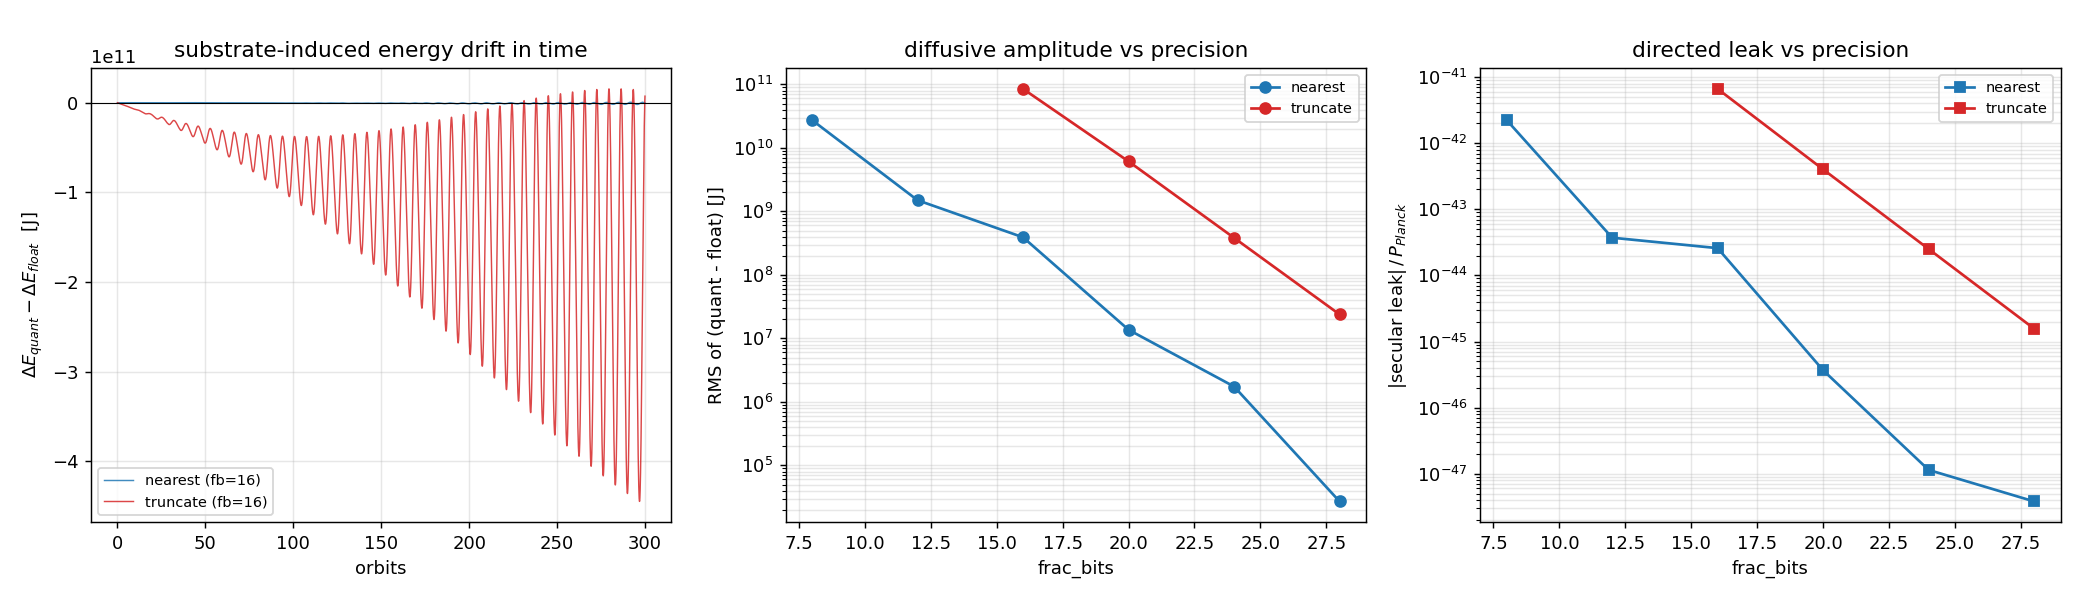

Write Python code to recreate this figure.
# stew_teeth.py
# The "version with teeth": fixed-point truncation lives INSIDE the leapfrog state,
# so rounding perturbs the trajectory itself. A float leapfrog runs alongside as the
# control. We then ask of the *mechanical* energy:
#   - is the non-conservation SECULAR (directed leak -> arrow of time) or DIFFUSIVE (noise)?
#   - how does it scale with register precision (frac_bits)?
#   - does it depend on whether the substrate rounds symmetrically or with bias?
# Yardstick: Planck power c^5/G.

import numpy as np, math

# ---- constants ----
G = 6.67430e-11
c = 299792458.0
M_sun = 1.98847e30
PLANCK_POWER = c**5 / G            # ~3.63e52 W, the natural luminosity scale

# ---- Paczynski-Wiita (dynamics only; redshift is a separate object, not used here) ----
def phi_pw(M, r):
    rs = 2*G*M/c**2
    return -G*M / (r - rs)

def accel_pw(M, r_vec):
    r = np.linalg.norm(r_vec)
    rs = 2*G*M/c**2
    a_mag = G*M / (r - rs)**2      # |dPhi/dr|
    return -a_mag * (r_vec / r)

def energy(M, pos, vel, m=1.0):
    return 0.5*m*np.dot(vel, vel) + m*phi_pw(M, np.linalg.norm(pos))

def v_circ_pw(M, r):
    rs = 2*G*M/c**2
    return math.sqrt(G*M*r/(r-rs)**2)

# ---- fixed-point grid (the substrate) ----
def quantize(x, SCALE, mode):
    # x: scalar or array. Returns value snapped to the register grid.
    s = x * SCALE
    if mode == "nearest":          # unbiased round-to-nearest (your to_reg convention)
        q = np.floor(s + 0.5)
    elif mode == "truncate":       # biased: drop low bits toward zero (real fixed-point truncation)
        q = np.trunc(s)
    else:
        raise ValueError(mode)
    return q / SCALE

# ---- one leapfrog step; if SCALE is not None the state is snapped to the grid ----
def leap_step(M, pos, vel, dt, SCALE=None, mode="nearest"):
    acc = accel_pw(M, pos)
    vel_h = vel + 0.5*dt*acc
    pos_n = pos + dt*vel_h
    acc_n = accel_pw(M, pos_n)
    vel_n = vel_h + 0.5*dt*acc_n
    if SCALE is not None:
        # truncation ENTERS the dynamics: the only state the universe keeps is on-grid
        pos_n = quantize(pos_n, SCALE, mode)
        vel_n = quantize(vel_n, SCALE, mode)
    return pos_n, vel_n

def run(M, a_factor=3.0, steps_per_orbit=200, norbits=300,
        frac_bits=None, mode="nearest", m_test=1.0):
    rs = 2*G*M/c**2
    a = a_factor*rs
    pos0 = np.array([a, 0.0, 0.0])
    vel0 = np.array([0.0, v_circ_pw(M, a), 0.0])
    P = 2*math.pi*a/np.linalg.norm(vel0)
    dt = P/steps_per_orbit
    nsteps = steps_per_orbit*norbits
    SCALE = (1 << frac_bits) if frac_bits is not None else None

    pos = quantize(pos0, SCALE, mode) if SCALE else pos0.copy()
    vel = quantize(vel0, SCALE, mode) if SCALE else vel0.copy()
    E0 = energy(M, pos, vel, m_test)

    t = np.empty(nsteps); dE = np.empty(nsteps)
    snap_events = 0; cum_abs_corr = 0.0     # honest, connected diagnostics
    for i in range(nsteps):
        if SCALE:
            pre_pos = pos + dt*(vel + 0.5*dt*accel_pw(M, pos))  # pre-snap drift, for correction size
        pos, vel = leap_step(M, pos, vel, dt, SCALE, mode)
        if SCALE:
            corr = np.linalg.norm(pos - pre_pos)
            if corr > 0: snap_events += 1
            cum_abs_corr += corr
        t[i] = (i+1)*dt
        dE[i] = energy(M, pos, vel, m_test) - E0
    return dict(t=t, dE=dE, E0=E0, dt=dt, nsteps=nsteps, P=P, rs=rs, a=a,
                snap_events=snap_events, cum_abs_corr=cum_abs_corr, frac_bits=frac_bits, mode=mode)

def split_secular_diffusive(t, dE):
    # secular = slope of linear fit (W, since dE in J and t in s); diffusive = RMS about the fit
    A = np.vstack([t, np.ones_like(t)]).T
    slope, intercept = np.linalg.lstsq(A, dE, rcond=None)[0]
    resid = dE - (slope*t + intercept)
    return slope, float(np.sqrt(np.mean(resid**2)))

if __name__ == "__main__":
    M = 10.0*M_sun
    print(f"Planck power yardstick: {PLANCK_POWER:.3e} W\n")

    # --- control: pure float. We SUBTRACT this from every quantized run so the coherent
    #     leapfrog orbital ripple (shared by both) cancels, leaving only the substrate effect. ---
    ctrl = run(M, frac_bits=None)
    s_ctrl, rms_ctrl = split_secular_diffusive(ctrl['t'], ctrl['dE'])
    print(f"[float control] its own ripple rms={rms_ctrl:.2e} J, residual secular={s_ctrl:+.2e} W")
    print("  (subtracted out below; what remains is purely register-induced)\n")

    fracs = [8, 12, 16, 20, 24, 28]
    rows = {}
    for mode in ("nearest", "truncate"):
        print(f"=== mode = {mode} ===  (delta = quantized - float, paired)")
        rows[mode] = []
        for fb in fracs:
            r = run(M, frac_bits=fb, mode=mode)
            delta = r['dE'] - ctrl['dE']                     # paired difference: ripple cancels
            slope, rms = split_secular_diffusive(r['t'], delta)
            T = r['t'][-1]
            directed = abs(slope)*T
            # bound check: did quantization throw the particle off its orbit?
            lost = (abs(delta[-1]) > 0.5*abs(ctrl['E0']))
            verdict = "ORBIT LOST" if lost else ("SECULAR" if directed > 3*rms else "diffusive")
            rows[mode].append((fb, slope, rms, directed, verdict, r, delta))
            print(f"  fb={fb:2d}  secular={slope:+.3e} W  diff-rms={rms:.3e} J  "
                  f"|sec*T|={directed:.3e} J  -> {verdict}")
        print()

    # --- fit scaling laws: how do secular and diffusive amplitudes depend on LSB = 2^-fb ---
    def fit_exponent(fracs, vals):
        x = np.array(fracs, float); y = np.array(vals, float)
        good = y > 0
        if good.sum() < 2: return None
        # y ~ 2^(-k*fb) => log2(y) = -k*fb + const
        k, b = np.polyfit(x[good], np.log2(y[good]), 1)
        return -k  # exponent in units of "bits": y ∝ 2^(-exponent*fb)

    print("=== scaling with frac_bits (delta amplitude ∝ 2^(-k·fb); k≈1 linear, k≈2 quadratic) ===")
    for mode in ("nearest", "truncate"):
        # only fit where the orbit stayed bound
        good = [r for r in rows[mode] if r[4] != "ORBIT LOST"]
        fb_g = [r[0] for r in good]
        rms_vals = [r[2] for r in good]
        sec_vals = [abs(r[1]) for r in good]
        k_rms = fit_exponent(fb_g, rms_vals)
        k_sec = fit_exponent(fb_g, sec_vals)
        kr = f"{k_rms:.2f}" if k_rms is not None else "n/a"
        ks = f"{k_sec:.2f}" if k_sec is not None else "n/a"
        print(f"  {mode:8s}: diffusive k≈{kr}   |   secular k≈{ks}   (fit over fb={fb_g})")

    # --- plots ---
    import matplotlib
    matplotlib.use("Agg")
    import matplotlib.pyplot as plt

    fig, ax = plt.subplots(1, 3, figsize=(16, 4.6))

    # (1) paired difference in time at a representative precision
    rep_fb = 16
    for mode, col in (("nearest", "tab:blue"), ("truncate", "tab:red")):
        row = next(r for r in rows[mode] if r[0]==rep_fb)
        rr, delta = row[5], row[6]
        ax[0].plot(rr['t']/rr['P'], delta, lw=0.8, alpha=0.85, label=f'{mode} (fb={rep_fb})', color=col)
    ax[0].axhline(0, color='k', lw=0.6)
    ax[0].set_xlabel('orbits'); ax[0].set_ylabel(r'$\Delta E_{quant}-\Delta E_{float}$  [J]')
    ax[0].set_title('substrate-induced energy drift in time'); ax[0].legend(fontsize=8); ax[0].grid(alpha=0.3)

    # (2) diffusive amplitude of the paired difference vs frac_bits
    for mode, col in (("nearest","tab:blue"),("truncate","tab:red")):
        fb_g = [r[0] for r in rows[mode] if r[4]!="ORBIT LOST"]
        rv   = [r[2] for r in rows[mode] if r[4]!="ORBIT LOST"]
        ax[1].semilogy(fb_g, rv, 'o-', color=col, label=mode)
    ax[1].set_xlabel('frac_bits'); ax[1].set_ylabel('RMS of (quant - float) [J]')
    ax[1].set_title('diffusive amplitude vs precision'); ax[1].legend(fontsize=8); ax[1].grid(alpha=0.3, which='both')

    # (3) secular leak vs frac_bits as fraction of Planck power
    for mode, col in (("nearest","tab:blue"),("truncate","tab:red")):
        fb_g = [r[0] for r in rows[mode] if r[4]!="ORBIT LOST"]
        sv   = [abs(r[1])/PLANCK_POWER for r in rows[mode] if r[4]!="ORBIT LOST"]
        ax[2].semilogy(fb_g, sv, 's-', color=col, label=mode)
    ax[2].set_xlabel('frac_bits'); ax[2].set_ylabel(r'$|$secular leak$|\,/\,P_{Planck}$')
    ax[2].set_title('directed leak vs precision'); ax[2].legend(fontsize=8); ax[2].grid(alpha=0.3, which='both')

    plt.tight_layout()
    plt.savefig("/home/claude/stew_teeth.png", dpi=130)
    print("\nsaved /home/claude/stew_teeth.png")
